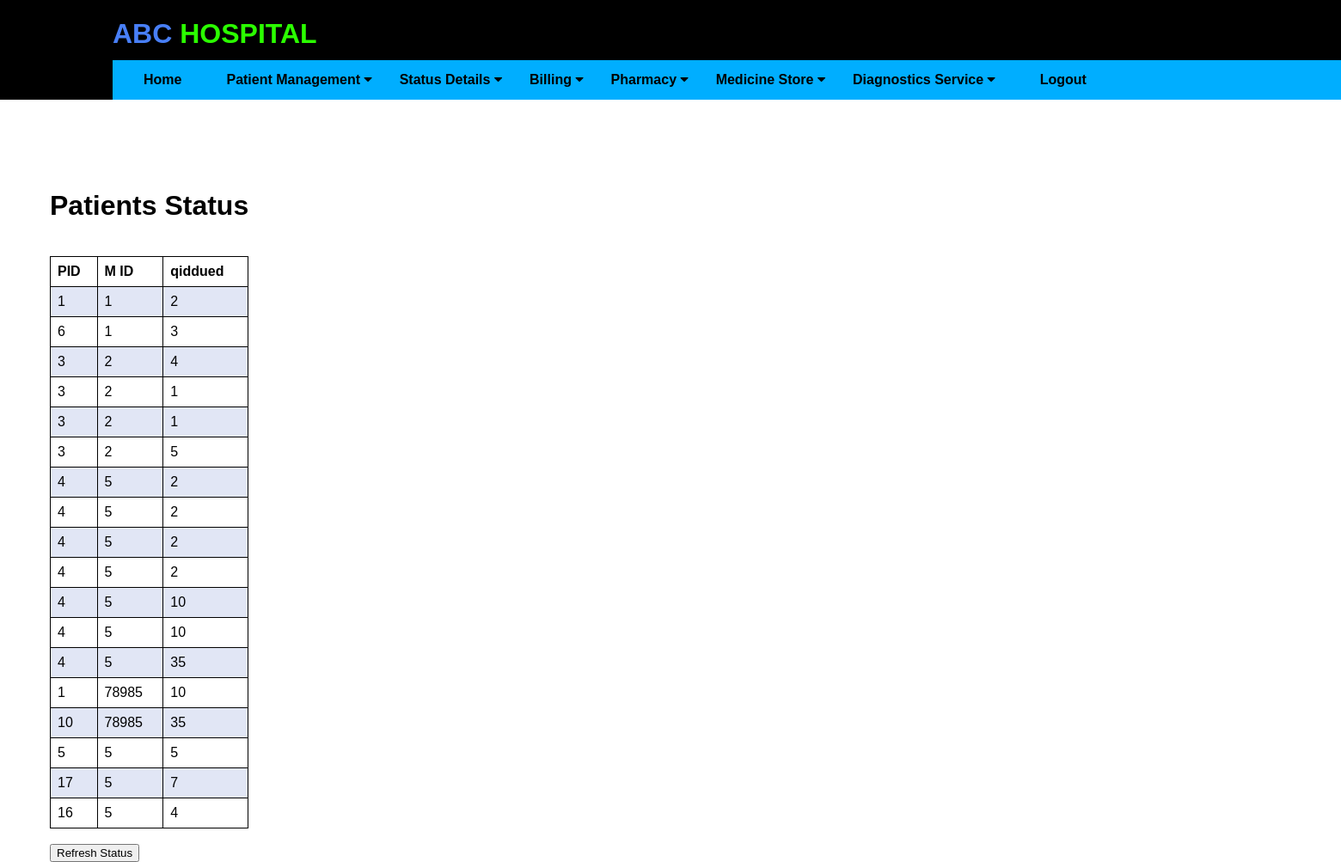
/medicines (signed in), run on an earlier commit of the app's database.
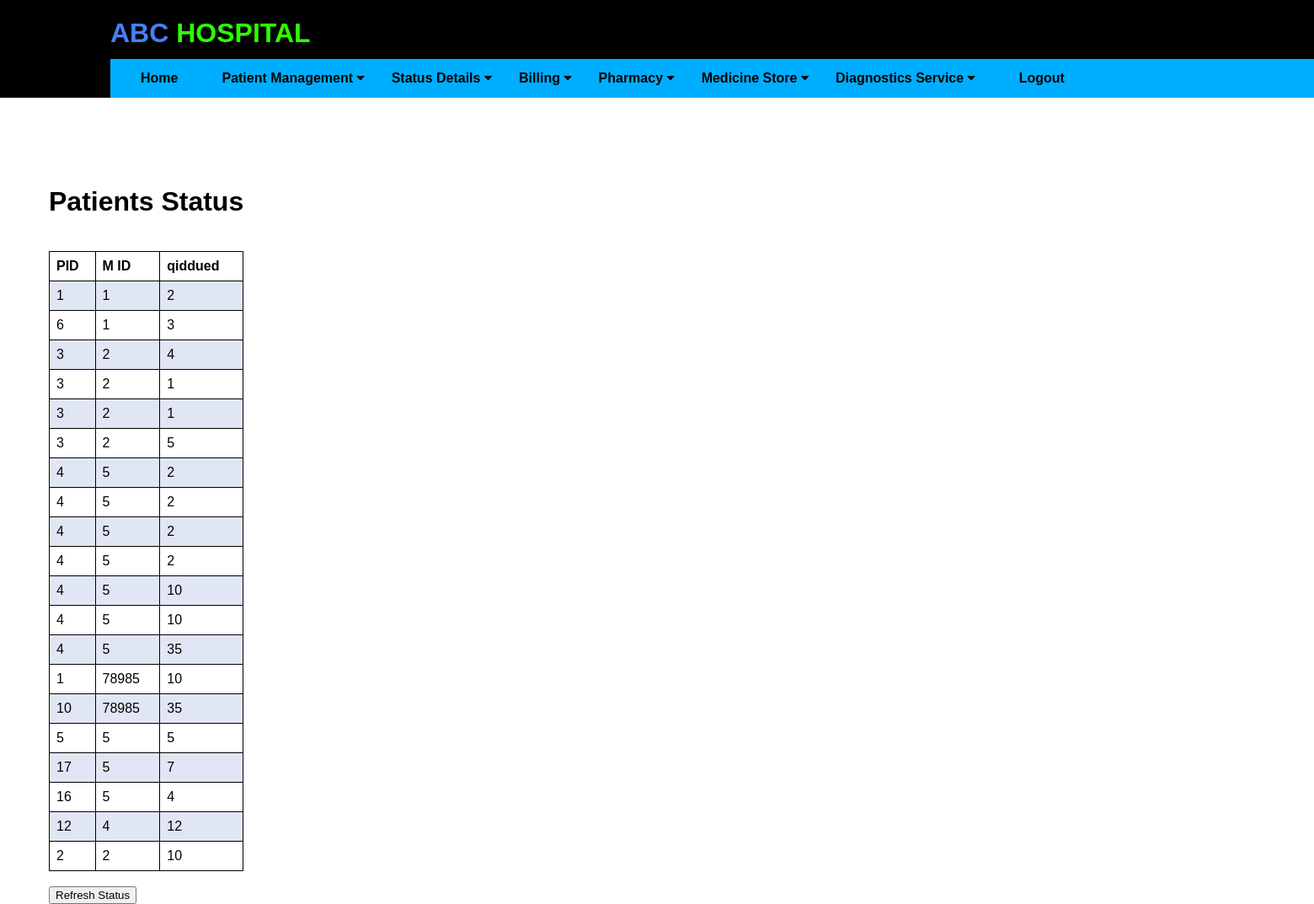
And on a later commit of the database.
### application/routes.py (models this page shows)
class Medicines(db.Model):
    __tablename__ = 'medicines'
    id = db.Column(db.Integer, primary_key=True)
    pid = db.Column(db.Integer)
    mname = Column(db.String(20))
    mid = db.Column(db.Integer)
    rate = db.Column(db.Integer)
    qissued = db.Column(db.Integer)
    date = db.Column(db.DateTime, default=datetime.now)
    children = relationship("MedicineMaster")

### application/routes.py (the view)
@app.route('/medicines')
def medicines():
    if 'username' in session:
        updatep = Medicines.query.all()
        return render_template('medicines.html', updatep = updatep)
    else:
        flash('You have been logged out. Please login again')
        return redirect( url_for('login') )
    return render_template('medicines.html')

### application/templates/medicines.html (shortened to what this page needs)
{% extends "layout.html" %}
{% block content %}
<div class="status">
    <h1>Patients Status</h1><br>
    <table border="1">
        <tr>
            <th>PID</th>
            <th>M ID</th>
            <th>qiddued</th>
        </tr>
        {% for update in updatep %}
        <tr>
            <td> {{ update.pid }} </td>
            <td> {{ update.mid }} </td>
            <td> {{ update.qissued }} </td>
        {% endfor %}
    </table>
    <br>
    <form action="{{ url_for('update_patient') }}">
    <button type="submit" value="Refresh the list">Refresh Status</button>
    </form>
</div>
{% endblock %}

What changed in the data, as far as the page shows it:
added Medicines: pid "12", mid "4", qissued "12"
added Medicines: pid "2", mid "2", qissued "10"
